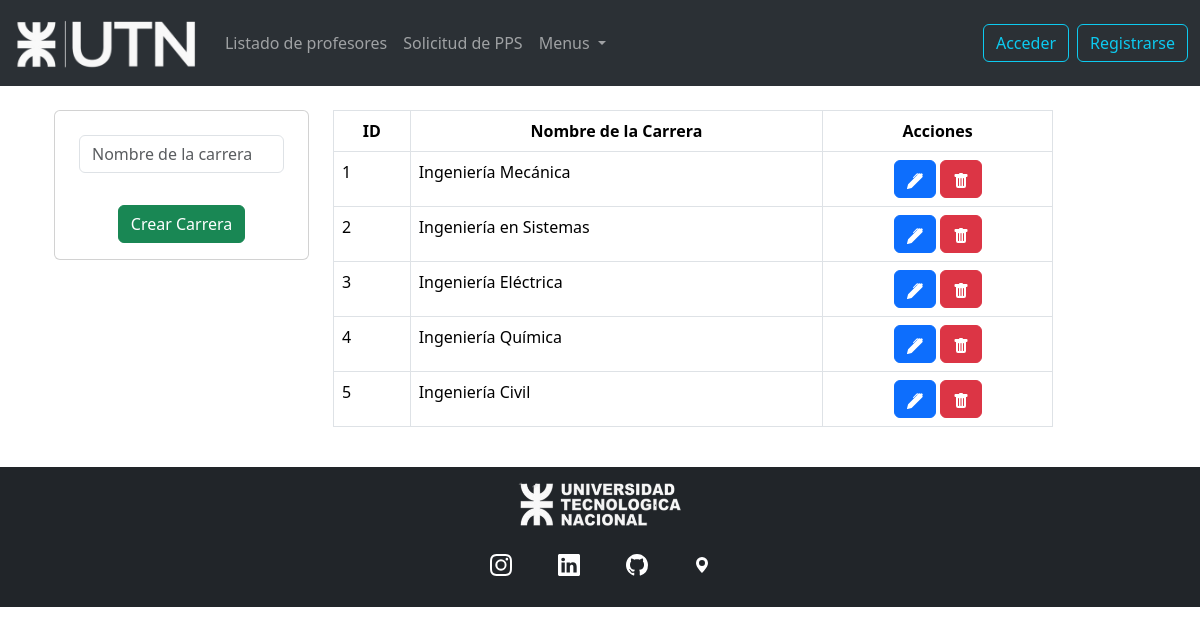
Screenshot of /career/career.php with the database file from the repository.
### tables this page shows
CREATE TABLE `career` (
  `career_id` int NOT NULL,
  `name` varchar(255) NOT NULL,
  `deleted` tinyint(1) NOT NULL DEFAULT '0'
);

### src/career/career.php (the view, shortened to what this page needs)
<?php include("../db.php") ?>
<?php include("../includes/header.php") ?>
<div class="container p-4">
    <div class="row">
        <div class="col-md-3">
            <div class="card card-body">
                <form action="career_create.php" method="POST">
                    <div class="form-group m-2">
                        <input type="text" name="name" class="form-control" placeholder="Nombre de la carrera" required>
                    </div>
                    <br>
                        <input type="submit" class="btn btn-success btn-block mx-auto d-block" name="career_create" value="Crear Carrera">
                </form>
            </div>
        </div>
        <div class="col-md-8">
            <table class="table table-bordered">
                <thead>
                    <tr class="text-center">
                        <th>ID</th>
                        <th>Nombre de la Carrera</th>
                        <th>Acciones</th>
                    </tr>
                </thead>
                <tbody>
                    <?php
                    $query = "SELECT * FROM career";
                    $result_career = mysqli_query($conn, $query);
                    while ($row = mysqli_fetch_array($result_career)) { ?>
                        <tr>
                            <td><?php echo $row['career_id'] ?></td>
                            <td><?php echo $row['name'] ?></td>
                            <td class="text-center">
                                <a href="career_update.php?career_id=<?php echo $row['career_id'] ?>" class="btn btn-primary" role="button">
                                </a>
                                <a href="career_delete.php?career_id=<?php echo $row['career_id'] ?>" class="btn btn-danger" role="button">
                                </a>
                            </td>
                        </tr>
                    <?php } ?>
                </tbody>
            </table>
        </div>
    </div>
</div>
<?php include("../includes/footer.php") ?>

### src/includes/header.php (style rules this page uses)
body { margin: 0; padding-bottom: 50px; }

### rows the page displays
career: career_id "1", name "Ingeniería Mecánica"
career: career_id "2", name "Ingeniería en Sistemas"
career: career_id "3", name "Ingeniería Eléctrica"
career: career_id "4", name "Ingeniería Química"
career: career_id "5", name "Ingeniería Civil"
